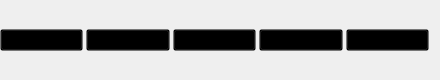
   <widget class="QWidget" name="horizontalLayoutWidget_3">
    <property name="geometry">
     <rect>
      <x>780</x>
      <y>640</y>
      <width>440</width>
      <height>80</height>
     </rect>
    </property>
    <layout class="QHBoxLayout" name="horizontalLayout_3">
     <property name="spacing">
      <number>3</number>
     </property>
     <property name="leftMargin">
      <number>0</number>
     </property>
     <property name="rightMargin">
      <number>11</number>
     </property>
     <item>
      <widget class="QPushButton" name="save1">
       <property name="styleSheet">
        <string notr="true">background-color: rgba(0, 0, 0, 0);</string>
       </property>
       <property name="text">
        <string/>
       </property>
       <property name="icon">
        <iconset resource="spieloberflaeche.qrc">
         <normaloff>:/save/save.png</normaloff>:/save/save.png</iconset>
       </property>
       <property name="iconSize">
        <size>
         <width>70</width>
         <height>70</height>
        </size>
       </property>
      </widget>
     </item>
     <item>
      <widget class="QPushButton" name="save2">
       <property name="styleSheet">
        <string notr="true">background-color: rgba(0, 0, 0, 0);</string>
       </property>
       <property name="text">
        <string/>
       </property>
       <property name="icon">
        <iconset resource="spieloberflaeche.qrc">
         <normaloff>:/save/save.png</normaloff>:/save/save.png</iconset>
       </property>
       <property name="iconSize">
        <size>
         <width>70</width>
         <height>70</height>
        </size>
       </property>
      </widget>
     </item>
     <item>
      <widget class="QPushButton" name="save3">
       <property name="styleSheet">
        <string notr="true">background-color: rgba(0, 0, 0, 0);</string>
       </property>
       <property name="text">
        <string/>
       </property>
       <property name="icon">
        <iconset resource="spieloberflaeche.qrc">
         <normaloff>:/save/save.png</normaloff>:/save/save.png</iconset>
       </property>
       <property name="iconSize">
        <size>
         <width>70</width>
         <height>70</height>
        </size>
       </property>
      </widget>
     </item>
     <item>
      <widget class="QPushButton" name="save4">
       <property name="styleSheet">
        <string notr="true">background-color: rgba(0, 0, 0, 0);</string>
       </property>
       <property name="text">
        <string/>
       </property>
       <property name="icon">
        <iconset resource="spieloberflaeche.qrc">
         <normaloff>:/save/save.png</normaloff>:/save/save.png</iconset>
       </property>
       <property name="iconSize">
        <size>
         <width>70</width>
         <height>70</height>
        </size>
       </property>
      </widget>
     </item>
     <item>
      <widget class="QPushButton" name="save5">
       <property name="styleSheet">
        <string notr="true">background-color: rgba(0, 0, 0, 0);</string>
       </property>
       <property name="text">
        <string/>
       </property>
       <property name="icon">
        <iconset resource="spieloberflaeche.qrc">
         <normaloff>:/save/save.png</normaloff>:/save/save.png</iconset>
       </property>
       <property name="iconSize">
        <size>
         <width>70</width>
         <height>70</height>
        </size>
       </property>
      </widget>
     </item>
    </layout>
   </widget>
